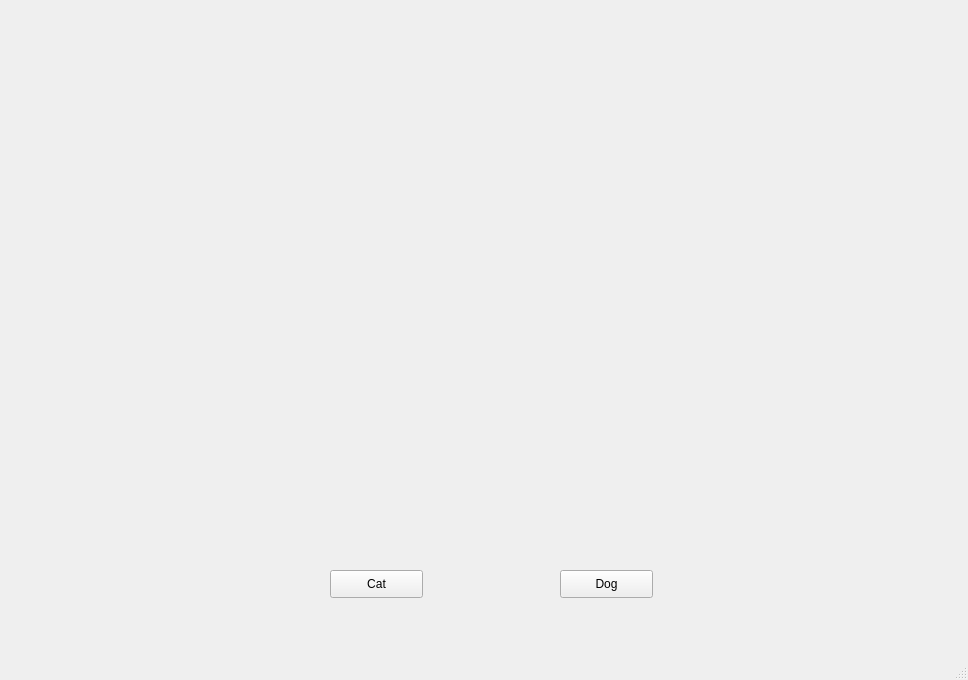
<?xml version="1.0" encoding="UTF-8"?>
<ui version="4.0">
 <class>MainWindow</class>
 <widget class="QMainWindow" name="MainWindow">
  <property name="geometry">
   <rect>
    <x>0</x>
    <y>0</y>
    <width>968</width>
    <height>680</height>
   </rect>
  </property>
  <property name="windowTitle">
   <string>MainWindow</string>
  </property>
  <widget class="QWidget" name="centralwidget">
   <widget class="QLabel" name="photo">
    <property name="geometry">
     <rect>
      <x>0</x>
      <y>0</y>
      <width>951</width>
      <height>551</height>
     </rect>
    </property>
    <property name="text">
     <string/>
    </property>
    <property name="pixmap">
     <pixmap>../../../../xampp/htdocs/Food-For-Needy/files/5-1.jpg</pixmap>
    </property>
    <property name="scaledContents">
     <bool>true</bool>
    </property>
   </widget>
   <widget class="QPushButton" name="cat">
    <property name="geometry">
     <rect>
      <x>330</x>
      <y>570</y>
      <width>93</width>
      <height>28</height>
     </rect>
    </property>
    <property name="text">
     <string>Cat</string>
    </property>
   </widget>
   <widget class="QPushButton" name="dog">
    <property name="geometry">
     <rect>
      <x>560</x>
      <y>570</y>
      <width>93</width>
      <height>28</height>
     </rect>
    </property>
    <property name="text">
     <string>Dog</string>
    </property>
   </widget>
  </widget>
  <widget class="QMenuBar" name="menubar">
   <property name="geometry">
    <rect>
     <x>0</x>
     <y>0</y>
     <width>968</width>
     <height>26</height>
    </rect>
   </property>
  </widget>
  <widget class="QStatusBar" name="statusbar"/>
 </widget>
 <resources/>
 <connections/>
</ui>
